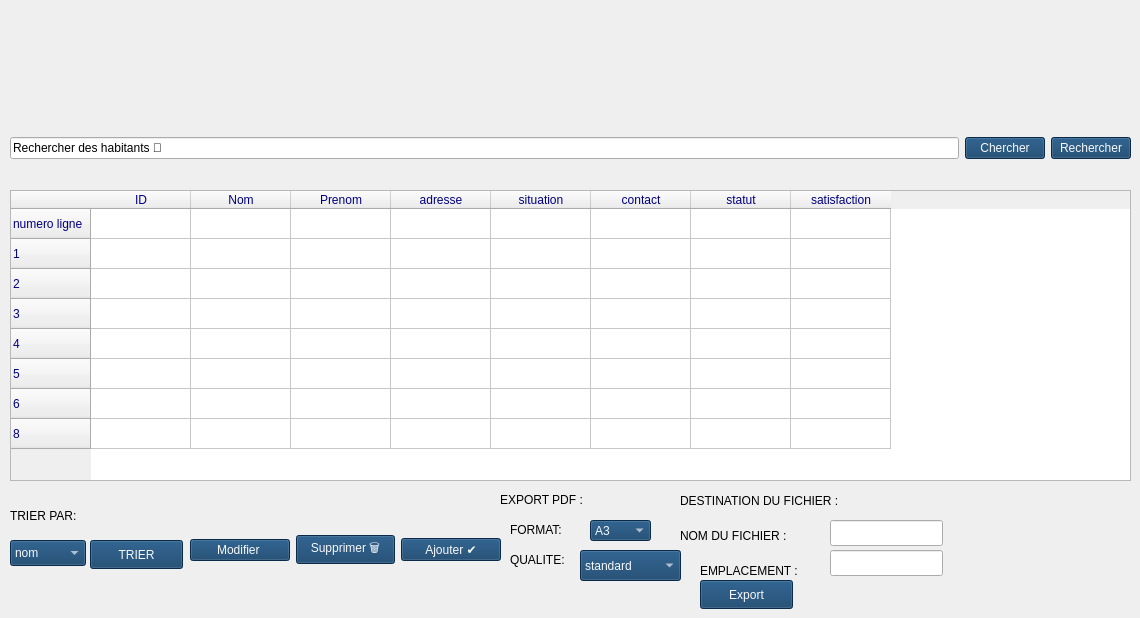
      <widget class="QWidget" name="page_3">
       <widget class="QWidget" name="horizontalLayoutWidget_4">
        <property name="geometry">
         <rect>
          <x>10</x>
          <y>110</y>
          <width>1121</width>
          <height>77</height>
         </rect>
        </property>
        <layout class="QHBoxLayout" name="horizontalLayout_4">
         <item>
          <widget class="QLineEdit" name="lineEdit_2">
           <property name="text">
            <string>Rechercher des habitants 🔎</string>
           </property>
          </widget>
         </item>
         <item>
          <widget class="QPushButton" name="pushButton_9">
           <property name="styleSheet">
            <string notr="true">color: rgb(248, 249, 250);
font: italic 9pt &quot;Segoe UI&quot;;
background-color: rgb(13, 59, 102);</string>
           </property>
           <property name="text">
            <string>Chercher</string>
           </property>
          </widget>
         </item>
         <item>
          <widget class="QPushButton" name="pushButton_34">
           <property name="styleSheet">
            <string notr="true">color: rgb(248, 249, 250);
font: italic 9pt &quot;Segoe UI&quot;;
background-color: rgb(13, 59, 102);</string>
           </property>
           <property name="text">
            <string>Rechercher</string>
           </property>
          </widget>
         </item>
        </layout>
       </widget>
       <widget class="QTableWidget" name="tableWidget_2">
        <property name="geometry">
         <rect>
          <x>10</x>
          <y>190</y>
          <width>1121</width>
          <height>291</height>
         </rect>
        </property>
        <property name="styleSheet">
         <string notr="true">color: rgb(0, 0, 127);</string>
        </property>
        <row>
         <property name="text">
          <string>numero ligne</string>
         </property>
        </row>
        <row>
         <property name="text">
          <string>1</string>
         </property>
        </row>
        <row>
         <property name="text">
          <string>2</string>
         </property>
        </row>
        <row>
         <property name="text">
          <string>3</string>
         </property>
        </row>
        <row>
         <property name="text">
          <string>4</string>
         </property>
        </row>
        <row>
         <property name="text">
          <string>5</string>
         </property>
        </row>
        <row>
         <property name="text">
          <string>6</string>
         </property>
        </row>
        <row/>
        <column>
         <property name="text">
          <string>ID</string>
         </property>
        </column>
        <column>
         <property name="text">
          <string>Nom</string>
         </property>
        </column>
        <column>
         <property name="text">
          <string>Prenom</string>
         </property>
        </column>
        <column>
         <property name="text">
          <string>adresse</string>
         </property>
        </column>
        <column>
         <property name="text">
          <string>situation</string>
         </property>
        </column>
        <column>
         <property name="text">
          <string>contact</string>
         </property>
        </column>
        <column>
         <property name="text">
          <string>statut</string>
         </property>
        </column>
        <column>
         <property name="text">
          <string>satisfaction</string>
         </property>
        </column>
       </widget>
       <widget class="QLabel" name="label_4">
        <property name="geometry">
         <rect>
          <x>10</x>
          <y>500</y>
          <width>121</width>
          <height>31</height>
         </rect>
        </property>
        <property name="styleSheet">
         <string notr="true">color: rgb(0, 0, 0);</string>
        </property>
        <property name="text">
         <string>TRIER PAR:</string>
        </property>
       </widget>
       <widget class="QComboBox" name="comboBox_2">
        <property name="geometry">
         <rect>
          <x>10</x>
          <y>540</y>
          <width>76</width>
          <height>26</height>
         </rect>
        </property>
        <property name="styleSheet">
         <string notr="true">color: rgb(248, 249, 250);
font: italic 9pt &quot;Segoe UI&quot;;
background-color: rgb(13, 59, 102);</string>
        </property>
        <item>
         <property name="text">
          <string>nom</string>
         </property>
        </item>
        <item>
         <property name="text">
          <string>adresse </string>
         </property>
        </item>
       </widget>
       <widget class="QPushButton" name="pushButton_12">
        <property name="geometry">
         <rect>
          <x>90</x>
          <y>540</y>
          <width>93</width>
          <height>29</height>
         </rect>
        </property>
        <property name="styleSheet">
         <string notr="true">color: rgb(248, 249, 250);
font: italic 9pt &quot;Segoe UI&quot;;
background-color: rgb(13, 59, 102);</string>
        </property>
        <property name="text">
         <string>TRIER</string>
        </property>
       </widget>
       <widget class="QWidget" name="horizontalLayoutWidget_5">
        <property name="geometry">
         <rect>
          <x>190</x>
          <y>510</y>
          <width>311</width>
          <height>80</height>
         </rect>
        </property>
        <layout class="QHBoxLayout" name="horizontalLayout_5">
         <item>
          <widget class="QPushButton" name="pushButton_35">
           <property name="styleSheet">
            <string notr="true">color: rgb(248, 249, 250);
font: italic 9pt &quot;Segoe UI&quot;;
background-color: rgb(13, 59, 102);</string>
           </property>
           <property name="text">
            <string>Modifier </string>
           </property>
          </widget>
         </item>
         <item>
          <widget class="QPushButton" name="pushButton_36">
           <property name="styleSheet">
            <string notr="true">color: rgb(248, 249, 250);
font: italic 9pt &quot;Segoe UI&quot;;
background-color: rgb(13, 59, 102);</string>
           </property>
           <property name="text">
            <string>Supprimer 🗑️</string>
           </property>
          </widget>
         </item>
         <item>
          <widget class="QPushButton" name="pushButton_28">
           <property name="styleSheet">
            <string notr="true">color: rgb(248, 249, 250);
font: italic 9pt &quot;Segoe UI&quot;;
background-color: rgb(13, 59, 102);</string>
           </property>
           <property name="text">
            <string>Ajouter ✔️</string>
           </property>
          </widget>
         </item>
        </layout>
       </widget>
       <widget class="QLabel" name="label_6">
        <property name="geometry">
         <rect>
          <x>500</x>
          <y>490</y>
          <width>101</width>
          <height>20</height>
         </rect>
        </property>
        <property name="styleSheet">
         <string notr="true">color: rgb(0, 0, 0);</string>
        </property>
        <property name="text">
         <string>EXPORT PDF :</string>
        </property>
       </widget>
       <widget class="QLabel" name="label_11">
        <property name="geometry">
         <rect>
          <x>510</x>
          <y>520</y>
          <width>91</width>
          <height>20</height>
         </rect>
        </property>
        <property name="styleSheet">
         <string notr="true">color: rgb(0, 0, 0);</string>
        </property>
        <property name="text">
         <string>FORMAT:</string>
        </property>
       </widget>
       <widget class="QComboBox" name="comboBox_5">
        <property name="geometry">
         <rect>
          <x>590</x>
          <y>520</y>
          <width>61</width>
          <height>21</height>
         </rect>
        </property>
        <property name="styleSheet">
         <string notr="true">color: rgb(248, 249, 250);
font: italic 9pt &quot;Segoe UI&quot;;
background-color: rgb(13, 59, 102);</string>
        </property>
        <item>
         <property name="text">
          <string>A3</string>
         </property>
        </item>
        <item>
         <property name="text">
          <string>A4</string>
         </property>
        </item>
        <item>
         <property name="text">
          <string>A5</string>
         </property>
        </item>
       </widget>
       <widget class="QLabel" name="label_19">
        <property name="geometry">
         <rect>
          <x>510</x>
          <y>550</y>
          <width>81</width>
          <height>20</height>
         </rect>
        </property>
        <property name="styleSheet">
         <string notr="true">color: rgb(0, 0, 0);</string>
        </property>
        <property name="text">
         <string>QUALITE:</string>
        </property>
       </widget>
       <widget class="QComboBox" name="comboBox_7">
        <property name="geometry">
         <rect>
          <x>580</x>
          <y>550</y>
          <width>101</width>
          <height>31</height>
         </rect>
        </property>
        <property name="styleSheet">
         <string notr="true">color: rgb(248, 249, 250);
font: italic 9pt &quot;Segoe UI&quot;;
background-color: rgb(13, 59, 102);</string>
        </property>
        <item>
         <property name="text">
          <string>standard</string>
         </property>
        </item>
        <item>
         <property name="text">
          <string>***</string>
         </property>
        </item>
       </widget>
       <widget class="QLabel" name="label_31">
        <property name="geometry">
         <rect>
          <x>680</x>
          <y>490</y>
          <width>181</width>
          <height>21</height>
         </rect>
        </property>
        <property name="styleSheet">
         <string notr="true">color: rgb(0, 0, 0);</string>
        </property>
        <property name="text">
         <string>DESTINATION DU FICHIER :</string>
        </property>
       </widget>
       <widget class="QLabel" name="label_32">
        <property name="geometry">
         <rect>
          <x>680</x>
          <y>520</y>
          <width>141</width>
          <height>31</height>
         </rect>
        </property>
        <property name="styleSheet">
         <string notr="true">color: rgb(0, 0, 0);</string>
        </property>
        <property name="text">
         <string>NOM DU FICHIER :</string>
        </property>
       </widget>
       <widget class="QLabel" name="label_33">
        <property name="geometry">
         <rect>
          <x>700</x>
          <y>560</y>
          <width>131</width>
          <height>21</height>
         </rect>
        </property>
        <property name="styleSheet">
         <string notr="true">color: rgb(0, 0, 0);</string>
        </property>
        <property name="text">
         <string>EMPLACEMENT :</string>
        </property>
       </widget>
       <widget class="QLineEdit" name="lineEdit_12">
        <property name="geometry">
         <rect>
          <x>830</x>
          <y>520</y>
          <width>113</width>
          <height>26</height>
         </rect>
        </property>
       </widget>
       <widget class="QLineEdit" name="lineEdit_13">
        <property name="geometry">
         <rect>
          <x>830</x>
          <y>550</y>
          <width>113</width>
          <height>26</height>
         </rect>
        </property>
       </widget>
       <widget class="QPushButton" name="pushButton_17">
        <property name="geometry">
         <rect>
          <x>700</x>
          <y>580</y>
          <width>93</width>
          <height>29</height>
         </rect>
        </property>
        <property name="styleSheet">
         <string notr="true">color: rgb(248, 249, 250);
font: italic 9pt &quot;Segoe UI&quot;;
background-color: rgb(13, 59, 102);</string>
        </property>
        <property name="text">
         <string>Export</string>
        </property>
       </widget>
      </widget>
